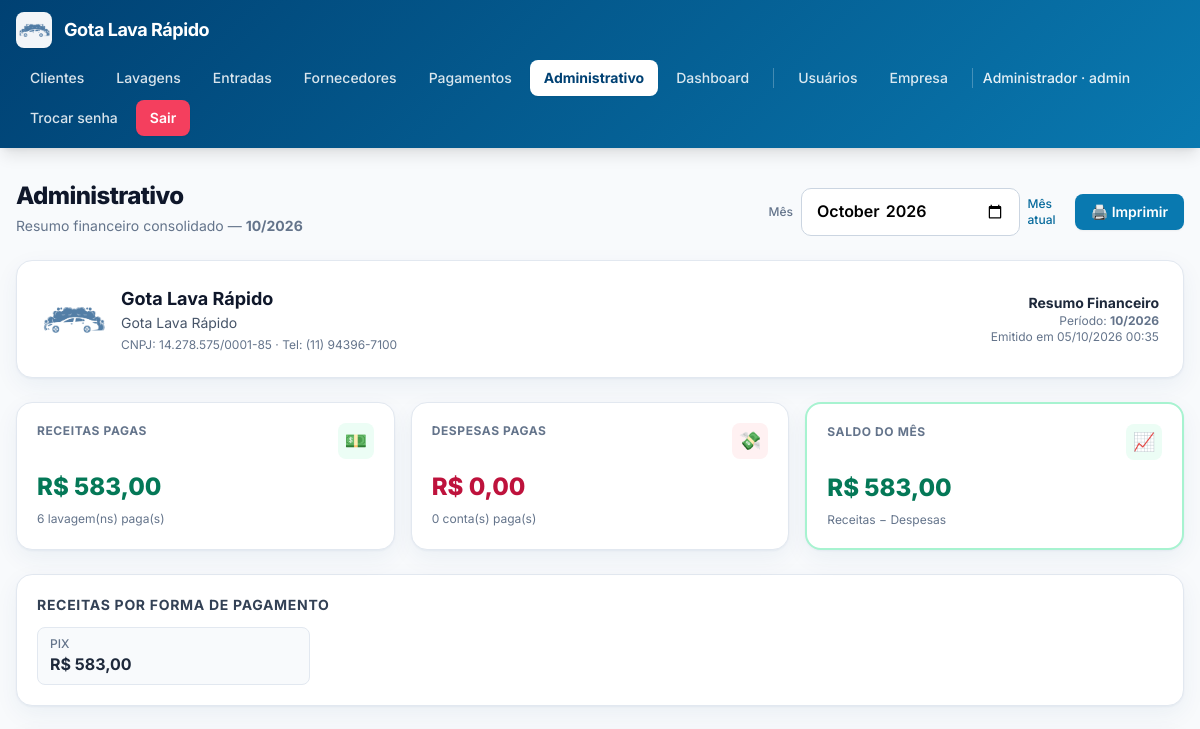
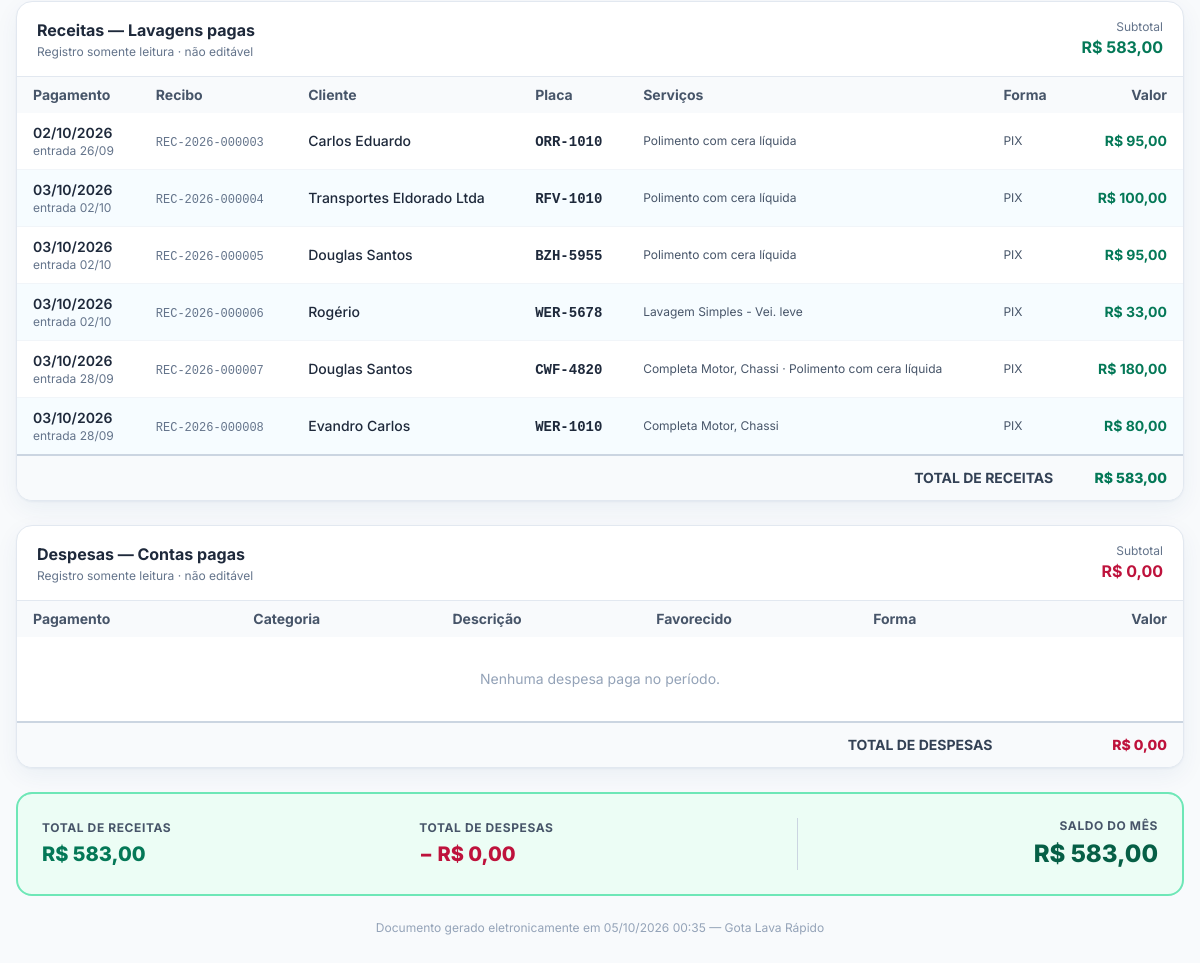
The page /administrativo.php (signed in) on the database as committed earlier (2 pictures, top to bottom).
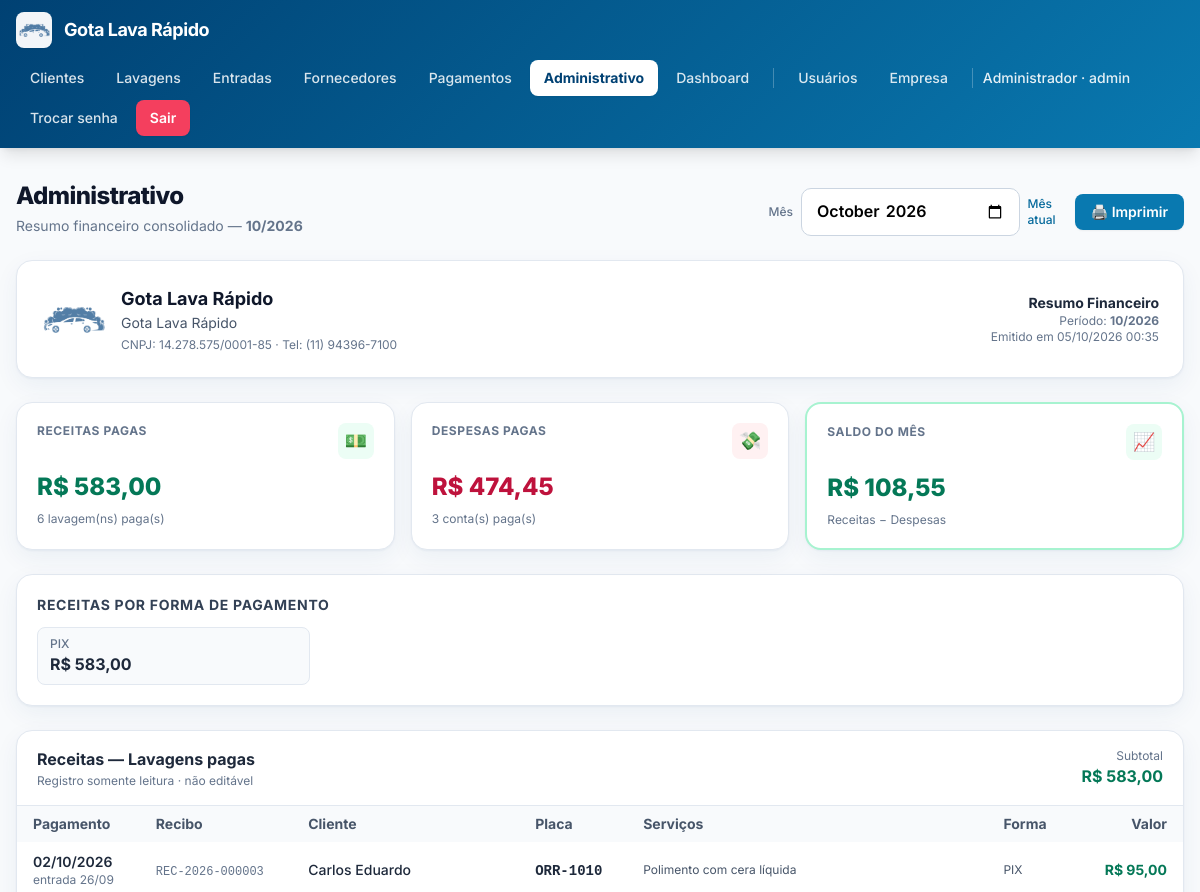
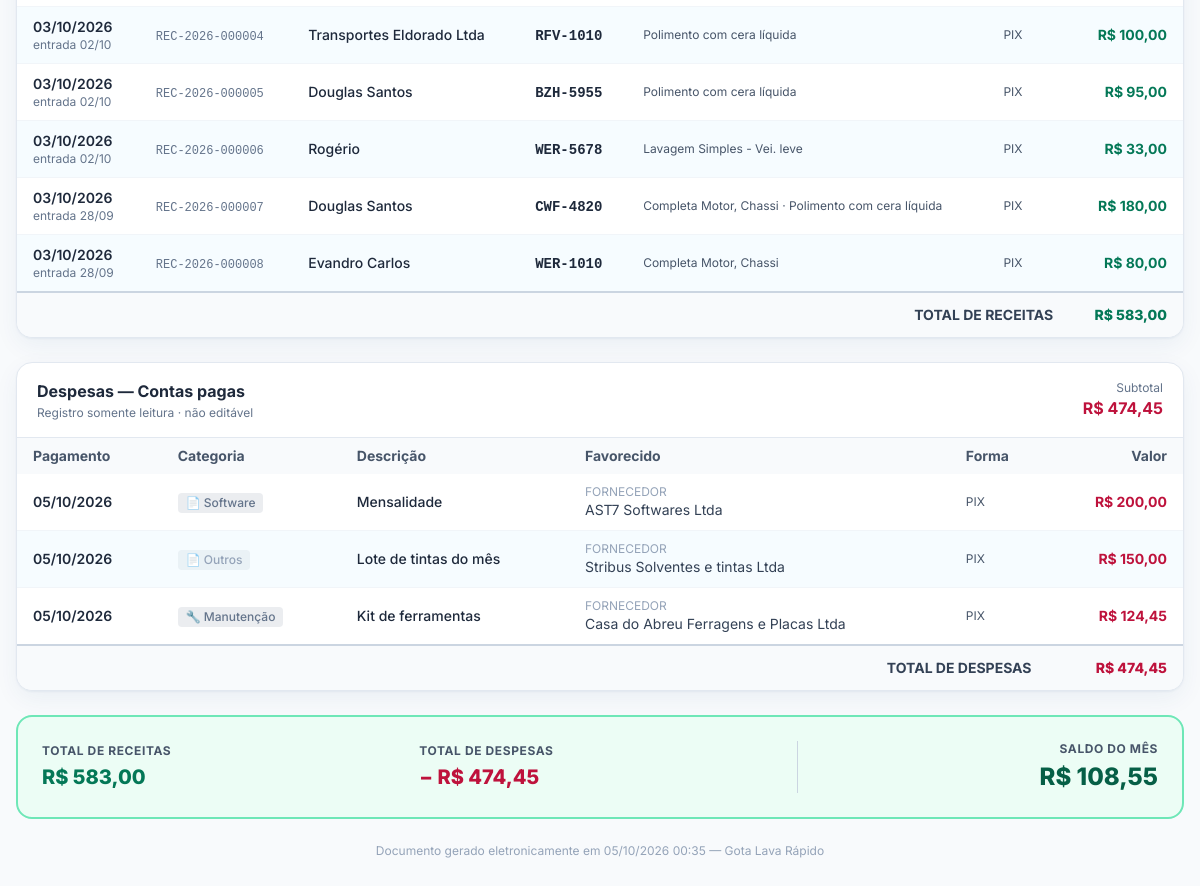
The same page on the database as committed later (2 pictures, top to bottom).
### tables this page shows
CREATE TABLE pagamentos (
        id INTEGER PRIMARY KEY AUTOINCREMENT,
        entrada_id INTEGER NOT NULL,
        cliente_id INTEGER,
        placa TEXT NOT NULL DEFAULT '',
        data_pagamento TEXT NOT NULL,
        valor_centavos INTEGER NOT NULL DEFAULT 0,
        forma_pagamento TEXT NOT NULL DEFAULT '',
        observacao TEXT NOT NULL DEFAULT '',
        recibo_numero TEXT NOT NULL DEFAULT '',
        criado_por INTEGER,
        criado_em TEXT NOT NULL DEFAULT (datetime('now','localtime')),
        FOREIGN KEY (entrada_id) REFERENCES lavagem_entradas(id) ON DELETE CASCADE,
        FOREIGN KEY (cliente_id) REFERENCES clientes(id) ON DELETE SET NULL
    );

CREATE TABLE lavagem_entradas (
        id INTEGER PRIMARY KEY AUTOINCREMENT,
        cliente_id INTEGER,
        placa TEXT NOT NULL DEFAULT '',
        veiculo_id INTEGER,
        veiculo_manual_marca TEXT NOT NULL DEFAULT '',
        veiculo_manual_modelo TEXT NOT NULL DEFAULT '',
        veiculo_manual_cor TEXT NOT NULL DEFAULT '',
        veiculo_manual_ano TEXT NOT NULL DEFAULT '',
        data_entrada TEXT NOT NULL,
        hora_entrada TEXT NOT NULL,
        previsao_saida_horas INTEGER NOT NULL DEFAULT 0,
        previsao_saida_datetime TEXT NOT NULL DEFAULT '',
        observacoes TEXT NOT NULL DEFAULT '',
        avarias TEXT NOT NULL DEFAULT '',
        status TEXT NOT NULL DEFAULT 'aberta',
        subtotal_centavos INTEGER NOT NULL DEFAULT 0,
        desconto_centavos INTEGER NOT NULL DEFAULT 0,
        desconto_percentual INTEGER NOT NULL DEFAULT 0,
        total_centavos INTEGER NOT NULL DEFAULT 0,
        pago INTEGER NOT NULL DEFAULT 0,
        criado_por INTEGER,
        criado_em TEXT NOT NULL DEFAULT (datetime('now','localtime')),
        atualizado_em TEXT NOT NULL DEFAULT (datetime('now','localtime')), cliente_nome_avulso TEXT NOT NULL DEFAULT '', cliente_celular TEXT NOT NULL DEFAULT '', sms_enviado INTEGER NOT NULL DEFAULT 0, sms_enviado_em TEXT NOT NULL DEFAULT '',
        FOREIGN KEY (cliente_id) REFERENCES clientes(id) ON DELETE SET NULL,
        FOREIGN KEY (veiculo_id) REFERENCES veiculos(id) ON DELETE SET NULL
    );

CREATE TABLE pagamentos_despesas (
            id INTEGER PRIMARY KEY AUTOINCREMENT,
            tipo_pessoa TEXT NOT NULL DEFAULT 'avulso',
            pessoa_id INTEGER,
            pessoa_nome TEXT NOT NULL DEFAULT '',
            categoria_id INTEGER NOT NULL,
            descricao TEXT NOT NULL DEFAULT '',
            documento TEXT NOT NULL DEFAULT '',
            valor_centavos INTEGER NOT NULL DEFAULT 0,
            data_vencimento TEXT NOT NULL,
            data_pagamento TEXT NOT NULL DEFAULT '',
            forma_pagamento TEXT NOT NULL DEFAULT '',
            observacoes TEXT NOT NULL DEFAULT '',
            criado_por INTEGER,
            criado_em TEXT NOT NULL DEFAULT (datetime('now','localtime')),
            atualizado_em TEXT NOT NULL DEFAULT (datetime('now','localtime'))
        );

CREATE TABLE categorias_pagamento (
            id INTEGER PRIMARY KEY AUTOINCREMENT,
            nome TEXT NOT NULL UNIQUE,
            cor TEXT NOT NULL DEFAULT '#64748b',
            icone TEXT NOT NULL DEFAULT '📄',
            ativo INTEGER NOT NULL DEFAULT 1,
            ordem INTEGER NOT NULL DEFAULT 0,
            criado_em TEXT NOT NULL DEFAULT (datetime('now','localtime'))
        );

### functions.php (called while the page is built, shortened)
<?php
function e(?string $s): string {
    return htmlspecialchars((string)$s, ENT_QUOTES, 'UTF-8');
}
function centavos_para_moeda(int $c): string {
    return number_format($c / 100, 2, ',', '.');
}
function centavos_para_moeda_brl(int $c): string {
    return 'R$ ' . centavos_para_moeda($c);
}
function normalizar_placa(string $placa): string {
    return strtoupper(preg_replace('/[^A-Za-z0-9]/', '', $placa));
}
function formatar_placa(string $placa): string {
    $p = normalizar_placa($placa);
    return substr($p, 0, 3) . '-' . substr($p, 3);
}
function formas_pagamento(): array {
    return [
        'PIX'      => 'PIX',
        'CREDITO'  => 'Crédito',
        'DEBITO'   => 'Débito',
        'DINHEIRO' => 'Dinheiro',
        'OUTRO'    => 'Outro',
    ];
}

### config.php (called while the page is built, shortened)
<?php
function db(): PDO {
    static $pdo = null;
    if ($pdo === null) {
        $pdo = new PDO('sqlite:' . DB_PATH, null, null, [
            PDO::ATTR_ERRMODE            => PDO::ERRMODE_EXCEPTION,
            PDO::ATTR_DEFAULT_FETCH_MODE => PDO::FETCH_ASSOC,
        ]);
        $pdo->exec('PRAGMA foreign_keys = ON');
        $pdo->exec('PRAGMA journal_mode = WAL');
    }
    return $pdo;
}
require_once APP_ROOT . '/functions.php';

### administrativo.php (the view, shortened to what the changed rows need)
<?php
require_once __DIR__ . '/config.php';
$mesRef = $_GET['mes'] ?? date('Y-m');
$inicio = $mesRef . '-01';
$fim    = date('Y-m-t', strtotime($inicio));
$st = db()->prepare("
    SELECT p.id, p.entrada_id, p.data_pagamento, p.valor_centavos,
           p.forma_pagamento, p.recibo_numero, p.observacao,
           e.data_entrada, e.hora_entrada, e.placa,
           COALESCE(c.nome, e.cliente_nome_avulso, '—') AS cliente_nome,
           e.cliente_id
    FROM pagamentos p
    LEFT JOIN lavagem_entradas e ON e.id = p.entrada_id
    LEFT JOIN clientes c ON c.id = e.cliente_id
    WHERE p.data_pagamento BETWEEN :ini AND :fim
    ORDER BY p.data_pagamento, p.id
");
$st->execute([':ini' => $inicio, ':fim' => $fim]);
$receitas = $st->fetchAll();
$itensPorEntrada = [];
if ($receitas) {
    $ids = array_values(array_unique(array_filter(array_column($receitas, 'entrada_id'))));
    if ($ids) {
        $in = implode(',', array_fill(0, count($ids), '?'));
        $sti = db()->prepare("SELECT entrada_id, nome FROM lavagem_itens WHERE entrada_id IN ($in) ORDER BY id");
        $sti->execute($ids);
        foreach ($sti->fetchAll() as $row) {
            $itensPorEntrada[(int)$row['entrada_id']][] = $row['nome'];
        }
    }
}
$st = db()->prepare("
    SELECT d.*,
           cat.nome  AS categoria_nome,
           cat.icone AS categoria_icone,
           cat.cor   AS categoria_cor
    FROM pagamentos_despesas d
    LEFT JOIN categorias_pagamento cat ON cat.id = d.categoria_id
    WHERE d.data_pagamento BETWEEN :ini AND :fim
    ORDER BY d.data_pagamento, d.id
");
$st->execute([':ini' => $inicio, ':fim' => $fim]);
$despesas = $st->fetchAll();
$totalReceitas = 0;
foreach ($receitas as $r) $totalReceitas += (int)$r['valor_centavos'];
$totalDespesas = 0;
foreach ($despesas as $d) $totalDespesas += (int)$d['valor_centavos'];
$saldo = $totalReceitas - $totalDespesas;
$recPorForma = [];
foreach ($receitas as $r) {
    $f = $r['forma_pagamento'] ?: 'OUTRO';
    $recPorForma[$f] = ($recPorForma[$f] ?? 0) + (int)$r['valor_centavos'];
}
arsort($recPorForma);
$formas = formas_pagamento();
require __DIR__ . '/header.php';
?>
<div class="no-print flex flex-wrap items-end justify-between gap-4 mb-6">
  <div>
    <h1 class="text-2xl font-extrabold tracking-tight text-slate-900">Administrativo</h1>
  </div>
</div>
<div class="grid gap-4 sm:grid-cols-3 mb-6">
  <div class="card rounded-2xl bg-white p-5 border border-slate-200 shadow-card">
    <div class="flex items-start justify-between">
      <div class="text-xs font-bold text-slate-500 uppercase tracking-wider">Despesas pagas</div>
      <div class="w-9 h-9 rounded-lg flex items-center justify-center text-lg bg-rose-50">💸</div>
    </div>
    <div class="text-2xl font-extrabold text-rose-700 mt-3">
      <?= e(centavos_para_moeda_brl($totalDespesas)) ?>
    </div>
    <div class="mt-2 text-xs text-slate-500">
      <?= count($despesas) ?> conta(s) paga(s)
    </div>
  </div>
  <div class="card rounded-2xl bg-white p-5 border-2 <?= $saldo >= 0 ? 'border-emerald-200' : 'border-rose-200' ?> shadow-card">
    <div class="flex items-start justify-between">
      <div class="text-xs font-bold text-slate-500 uppercase tracking-wider">Saldo do mês</div>
      <div class="w-9 h-9 rounded-lg flex items-center justify-center text-lg <?= $saldo >= 0 ? 'bg-emerald-50' : 'bg-rose-50' ?>">
      </div>
    </div>
    <div class="text-2xl font-extrabold mt-3 <?= $saldo >= 0 ? 'text-emerald-700' : 'text-rose-700' ?>">
      <?= ($saldo < 0 ? '- ' : '') . e(centavos_para_moeda_brl(abs($saldo))) ?>
    </div>
    <div class="mt-2 text-xs text-slate-500">
      Receitas − Despesas
    </div>
  </div>
</div>
<?php if ($recPorForma): ?>
<div class="card bg-white rounded-2xl shadow-card border border-slate-200 p-5 mb-6">
  <h2 class="text-sm font-bold text-slate-700 uppercase tracking-wider mb-3">Receitas por forma de pagamento</h2>
  <div class="grid grid-cols-2 sm:grid-cols-4 gap-3">
    <?php foreach ($recPorForma as $k => $v): ?>
      <div class="rounded-lg bg-slate-50 border border-slate-200 px-3 py-2">
        <div class="text-xs text-slate-500 font-medium"><?= e($formas[$k] ?? $k) ?></div>
        <div class="font-bold text-slate-800"><?= e(centavos_para_moeda_brl((int)$v)) ?></div>
      </div>
    <?php endforeach; ?>
  </div>
</div>
<?php endif; ?>
<div class="card bg-white rounded-2xl shadow-card border border-slate-200 overflow-hidden mb-6">
  <div class="px-5 py-4 border-b border-slate-200 flex items-center justify-between">
    <div>
      <h2 class="font-bold text-slate-800">Receitas — Lavagens pagas</h2>
    </div>
  </div>
  <div class="overflow-x-auto">
    <table class="min-w-full text-sm">
      <thead class="bg-slate-50 text-slate-600">
        <tr>
          <th class="text-left px-4 py-2 font-bold whitespace-nowrap">Pagamento</th>
          <th class="text-left px-4 py-2 font-bold">Recibo</th>
          <th class="text-left px-4 py-2 font-bold">Cliente</th>
          <th class="text-left px-4 py-2 font-bold">Placa</th>
          <th class="text-left px-4 py-2 font-bold">Serviços</th>
          <th class="text-left px-4 py-2 font-bold">Forma</th>
          <th class="text-right px-4 py-2 font-bold">Valor</th>
        </tr>
      </thead>
      <tbody class="divide-y divide-slate-100">
      <?php if (!$receitas): ?>
        <tr><td colspan="7" class="px-4 py-8 text-center text-slate-400">
          Nenhuma receita paga no período.
        </td></tr>
      <?php else: foreach ($receitas as $r): ?>
        <tr class="hover:bg-slate-50">
          <td class="px-4 py-2.5 whitespace-nowrap">
            <div class="font-semibold text-slate-800">
              <?= e(date('d/m/Y', strtotime($r['data_pagamento']))) ?>
            </div>
            <?php if ($r['data_entrada']): ?>
              <div class="text-xs text-slate-500">
                entrada <?= e(date('d/m', strtotime($r['data_entrada']))) ?>
              </div>
            <?php endif; ?>
          </td>
          <td class="px-4 py-2.5 whitespace-nowrap">
            <span class="text-xs font-mono text-slate-500"><?= e($r['recibo_numero']) ?></span>
          </td>
          <td class="px-4 py-2.5">
            <div class="font-medium text-slate-800"><?= e($r['cliente_nome']) ?></div>
          </td>
          <td class="px-4 py-2.5">
            <span class="font-mono font-semibold text-slate-800"><?= e(formatar_placa($r['placa'] ?? '')) ?></span>
          </td>
          <td class="px-4 py-2.5 text-xs text-slate-600">
            <?php
              $its = $itensPorEntrada[(int)($r['entrada_id'] ?? 0)] ?? [];
              echo $its ? e(implode(' · ', $its)) : '—';
            ?>
          </td>
          <td class="px-4 py-2.5 text-xs text-slate-600">
            <?= e($formas[$r['forma_pagamento']] ?? $r['forma_pagamento']) ?>
          </td>
          <td class="px-4 py-2.5 text-right font-bold text-emerald-700 whitespace-nowrap">
            <?= e(centavos_para_moeda_brl((int)$r['valor_centavos'])) ?>
          </td>
        </tr>
      <?php endforeach; endif; ?>
      </tbody>
    </table>
  </div>
</div>
<div class="card bg-white rounded-2xl shadow-card border border-slate-200 overflow-hidden mb-6">
  <div class="px-5 py-4 border-b border-slate-200 flex items-center justify-between">
    <div>
      <h2 class="font-bold text-slate-800">Despesas — Contas pagas</h2>
    </div>
    <div class="text-right">
      <div class="text-xs text-slate-500">Subtotal</div>
      <div class="font-bold text-rose-700"><?= e(centavos_para_moeda_brl($totalDespesas)) ?></div>
    </div>
  </div>
  <div class="overflow-x-auto">
    <table class="min-w-full text-sm">
      <thead class="bg-slate-50 text-slate-600">
        <tr>
          <th class="text-left px-4 py-2 font-bold whitespace-nowrap">Pagamento</th>
          <th class="text-left px-4 py-2 font-bold">Categoria</th>
          <th class="text-left px-4 py-2 font-bold">Descrição</th>
          <th class="text-left px-4 py-2 font-bold">Favorecido</th>
          <th class="text-left px-4 py-2 font-bold">Forma</th>
          <th class="text-right px-4 py-2 font-bold">Valor</th>
        </tr>
      </thead>
      <tbody class="divide-y divide-slate-100">
      <?php if (!$despesas): ?>
        <tr><td colspan="6" class="px-4 py-8 text-center text-slate-400">
          Nenhuma despesa paga no período.
        </td></tr>
      <?php else: foreach ($despesas as $d): ?>
        <tr class="hover:bg-slate-50">
          <td class="px-4 py-2.5 whitespace-nowrap font-semibold text-slate-800">
            <?= e(date('d/m/Y', strtotime($d['data_pagamento']))) ?>
          </td>
          <td class="px-4 py-2.5">
            <span class="inline-flex items-center gap-1 px-2 py-0.5 rounded text-xs font-medium"
                  style="background: <?= e(($d['categoria_cor'] ?? '#64748b') . '20') ?>;
                         color: <?= e($d['categoria_cor'] ?? '#64748b') ?>">
              <?= e($d['categoria_icone'] ?? '📄') ?> <?= e($d['categoria_nome'] ?? '—') ?>
            </span>
          </td>
          <td class="px-4 py-2.5">
            <div class="font-medium text-slate-800"><?= e($d['descricao']) ?></div>
          </td>
          <td class="px-4 py-2.5 text-slate-700">
            <div class="text-xs text-slate-400 uppercase">
              <?= e(['usuario'=>'Usuário','fornecedor'=>'Fornecedor','cliente'=>'Cliente','avulso'=>'Avulso'][$d['tipo_pessoa']] ?? '—') ?>
            </div>
            <?= e($d['pessoa_nome'] ?: '—') ?>
          </td>
          <td class="px-4 py-2.5 text-xs text-slate-600">
            <?= e($formas[$d['forma_pagamento']] ?? $d['forma_pagamento']) ?>
          </td>
          <td class="px-4 py-2.5 text-right font-bold text-rose-700 whitespace-nowrap">
            <?= e(centavos_para_moeda_brl((int)$d['valor_centavos'])) ?>
          </td>
        </tr>
      <?php endforeach; endif; ?>
      </tbody>
      <tfoot>
        <tr class="bg-slate-50 border-t-2 border-slate-300">
          <td colspan="5" class="px-4 py-3 text-right font-bold text-slate-700">TOTAL DE DESPESAS</td>
          <td class="px-4 py-3 text-right font-extrabold text-rose-700 whitespace-nowrap">
            <?= e(centavos_para_moeda_brl($totalDespesas)) ?>
          </td>
        </tr>
      </tfoot>
    </table>
  </div>
</div>
<div class="card rounded-2xl border-2 <?= $saldo >= 0 ? 'border-emerald-300 bg-emerald-50' : 'border-rose-300 bg-rose-50' ?> p-6 mb-4">
  <div class="grid gap-4 sm:grid-cols-3 items-center">
    <div>
      <div class="text-xs font-bold text-slate-600 uppercase tracking-wider">Total de despesas</div>
      <div class="text-xl font-extrabold text-rose-700 mt-1">
        − <?= e(centavos_para_moeda_brl($totalDespesas)) ?>
      </div>
    </div>
    <div class="sm:text-right sm:border-l sm:border-slate-300 sm:pl-4">
      <div class="text-xs font-bold text-slate-600 uppercase tracking-wider">Saldo do mês</div>
      <div class="text-2xl font-extrabold mt-1 <?= $saldo >= 0 ? 'text-emerald-800' : 'text-rose-800' ?>">
        <?= ($saldo < 0 ? '- ' : '') . e(centavos_para_moeda_brl(abs($saldo))) ?>
      </div>
    </div>
  </div>
</div>
<?php require __DIR__ . '/footer.php'; ?>

Rows that differ between the two databases and show on the page:
now on this page (row edited): pagamentos_despesas: data_pagamento "05/10/2026", categorias_pagamento.icone "📄", categorias_pagamento.nome "Software", descricao "Mensalidade", tipo_pessoa "FORNECEDOR", pessoa_nome "AST7 Softwares Ltda", forma_pagamento "PIX", valor_centavos "R$ 200,00"
now on this page (row edited): pagamentos_despesas: data_pagamento "05/10/2026", categorias_pagamento.icone "📄", categorias_pagamento.nome "Outros", descricao "Lote de tintas do mês", tipo_pessoa "FORNECEDOR", pessoa_nome "Stribus Solventes e tintas Ltda", forma_pagamento "PIX", valor_centavos "R$ 150,00"
now on this page (row edited): pagamentos_despesas: data_pagamento "05/10/2026", categorias_pagamento.icone "🔧", categorias_pagamento.nome "Manutenção", descricao "Kit de ferramentas", tipo_pessoa "FORNECEDOR", pessoa_nome "Casa do Abreu Ferragens e Placas Ltda", forma_pagamento "PIX", valor_centavos "R$ 124,45"
Other text that changed with them:
centavos_para_moeda_brl($totalDespesas): "R$ 0,00" → "R$ 474,45"
count($despesas): "0" → "3"
centavos_para_moeda_brl(abs($saldo)): "R$ 583,00" → "R$ 108,55"
text no longer shown: "Nenhuma despesa paga no período."
